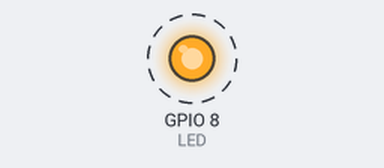
Simulated run of this sketch. Board: ESP32-C3. Shown: output pins drawn as LEDs (lit = HIGH). Dashed ring = blinking.

Above: at 0.12 s.
Timing chart, 0 to 3.0 s (numbered marks = the images above):
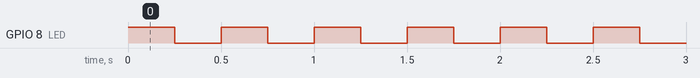

The sketch:

Blink2.ino
```cpp
// Set the correct led builtin gpio pin for esp32c3 supermini
const int LED = 8;

// the setup function runs once when you press reset or power the board
void setup() {
  // initialize digital pin LED_BUILTIN as an output.
  pinMode(LED, OUTPUT);
}

// the loop function runs over and over again forever
void loop() {
  digitalWrite(LED, HIGH);  // turn the LED on (HIGH is the voltage level)
  delay(250);                      // wait for a quarter second
  digitalWrite(LED, LOW);   // turn the LED off by making the voltage LOW
  delay(250);                      // wait for a quarter second
}
```

Measured:
- by itself, GPIO 8 (LED): alternates HIGH for 0.25 s and LOW for 0.25 s
